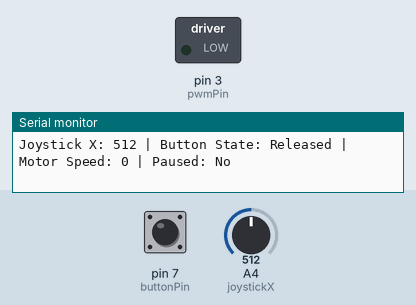
This sketch was run on a simulated Arduino Uno, built with avr-gcc and run on an emulated ATmega328P. On the bench: switched loads named in the sketch (green lamp = pin HIGH), the last lines printed to the serial monitor. Dashed ring = blinking. The test bench sets the inputs (shaded band); at power-on: A4 (joystickX) = 512, pin 7 (buttonPin) HIGH.

Above: at 1.2 s.
1.3 s: A4 (joystickX) set to 900
At 2.5 s:
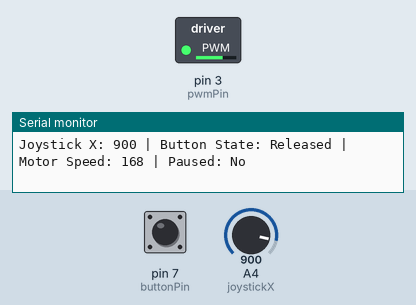
2.8 s: A4 (joystickX) set to 1023
At 4.0 s:
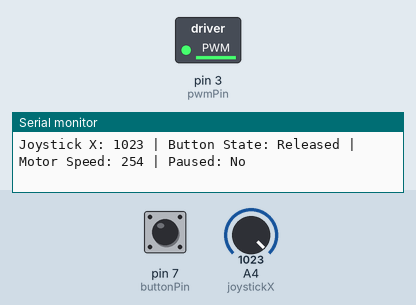
4.3 s: A4 (joystickX) set to 716
At 5.6 s:
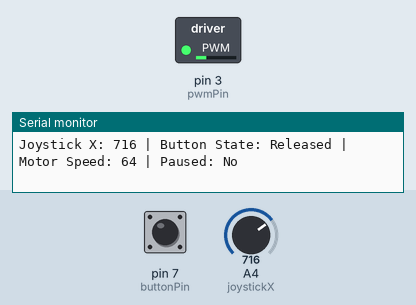
5.9 s: pin 7 (buttonPin) pulled LOW for 3.2 s
At 10.3 s:
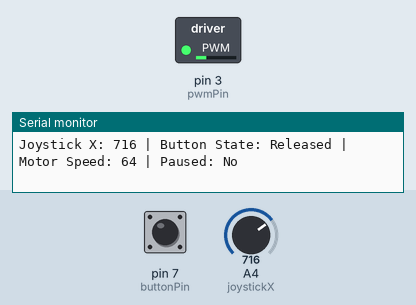
10.6 s: pin 7 (buttonPin) pulled LOW for 0.15 s
At 11.3 s:
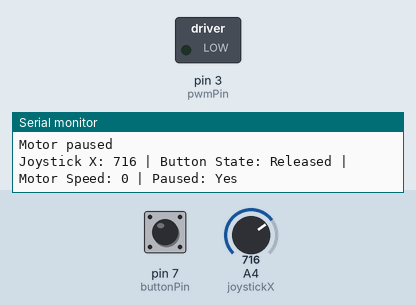
13.1 s: pin 7 (buttonPin) pulled LOW for 1 s
At 14.5 s:
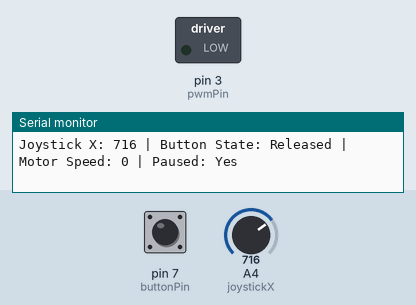
Timing chart, 0 to 16.1 s (numbered marks = the images above; inputs shaded):
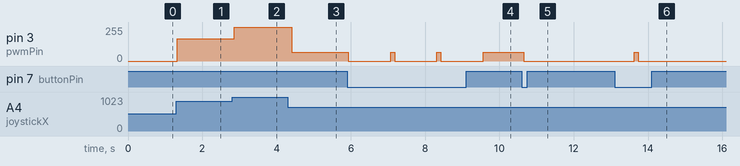

The sketch:

testmotor.ino
```cpp
int pwmPin = 3; // PWM pin connected to motor controller
int joystickX = A4; // Joystick X-axis connected to A4
int buttonPin = 7; // Joystick button connected to pin 7
int motorSpeed = 0; // Variable to store motor speed
float exponent = 1.5; // Exponent for curve adjustment
bool paused = false; // Pause state

void setup() {
  pinMode(pwmPin, OUTPUT);
  pinMode(buttonPin, INPUT_PULLUP); // Set button pin as input with internal pull-up resistor
  Serial.begin(9600); // Initialize serial communication at 9600 bps
  Serial.println("Starting system..."); // Initial message on serial monitor
}

void loop() {
  int xValue = analogRead(joystickX); // Read the joystick X-axis
  int buttonState = digitalRead(buttonPin); // Read the button state

  // Report joystick X-axis and button state
  Serial.print("Joystick X: ");
  Serial.print(xValue);
  Serial.print(" | Button State: ");
  Serial.print(buttonState == HIGH ? "Released" : "Pressed");
  Serial.print(" | Motor Speed: ");
  Serial.print(motorSpeed);
  Serial.print(" | Paused: ");
  Serial.println(paused ? "Yes" : "No");

  // Check button state
  if (buttonState == LOW) { // Button is pressed
    if (!paused) {
      paused = true; // Toggle pause state
      motorSpeed = 0; // Reset motor speed to 0
      analogWrite(pwmPin, 0); // Immediately stop motor
      Serial.println("Motor paused");
      delay(500); // Debounce delay
    } else {
      paused = false; // Resume operation
      Serial.println("Motor resumed");
      delay(500); // Debounce delay
    }
  }

  if (!paused) {
    // Convert joystick range from (0-1023) to (-512 to 511)
    int adjustedValue = xValue - 512;

    // Apply exponential curve for finer control
    float expValue = pow(adjustedValue / 512.0, exponent) * 255.0;
    motorSpeed = constrain((int)expValue, -255, 255);

    // Output to PWM
    if (motorSpeed > 10) { // Forward speed with dead zone
      analogWrite(pwmPin, motorSpeed);
    } else if (motorSpeed < -10) { // Reverse speed with dead zone
      analogWrite(pwmPin, abs(motorSpeed));
    } else {
      analogWrite(pwmPin, 0); // Stop motor if within dead zone
    }
  }

  delay(100);
}
```

Measured:
- after the input at 1.3 s, pin 3 (pwmPin): 0/255 → 168/255 at once
- after the input at 2.8 s, pin 3 (pwmPin): 168/255 → 254/255 after 0.06 s
- after the input at 4.3 s, pin 3 (pwmPin): 254/255 → 64/255 after 0.11 s
- after the input at 5.9 s, pin 3 (pwmPin): alternates 64/255 for 0.11 s and 0/255 for 1.1 s, starting at once
- after the input at 10.6 s, pin 3 (pwmPin): 64/255 → 0/255 after 0.05 s
- after the input at 13.1 s, pin 3 (pwmPin): 0/255 → 64/255 after 0.53 s, → 0/255 0.11 s later
